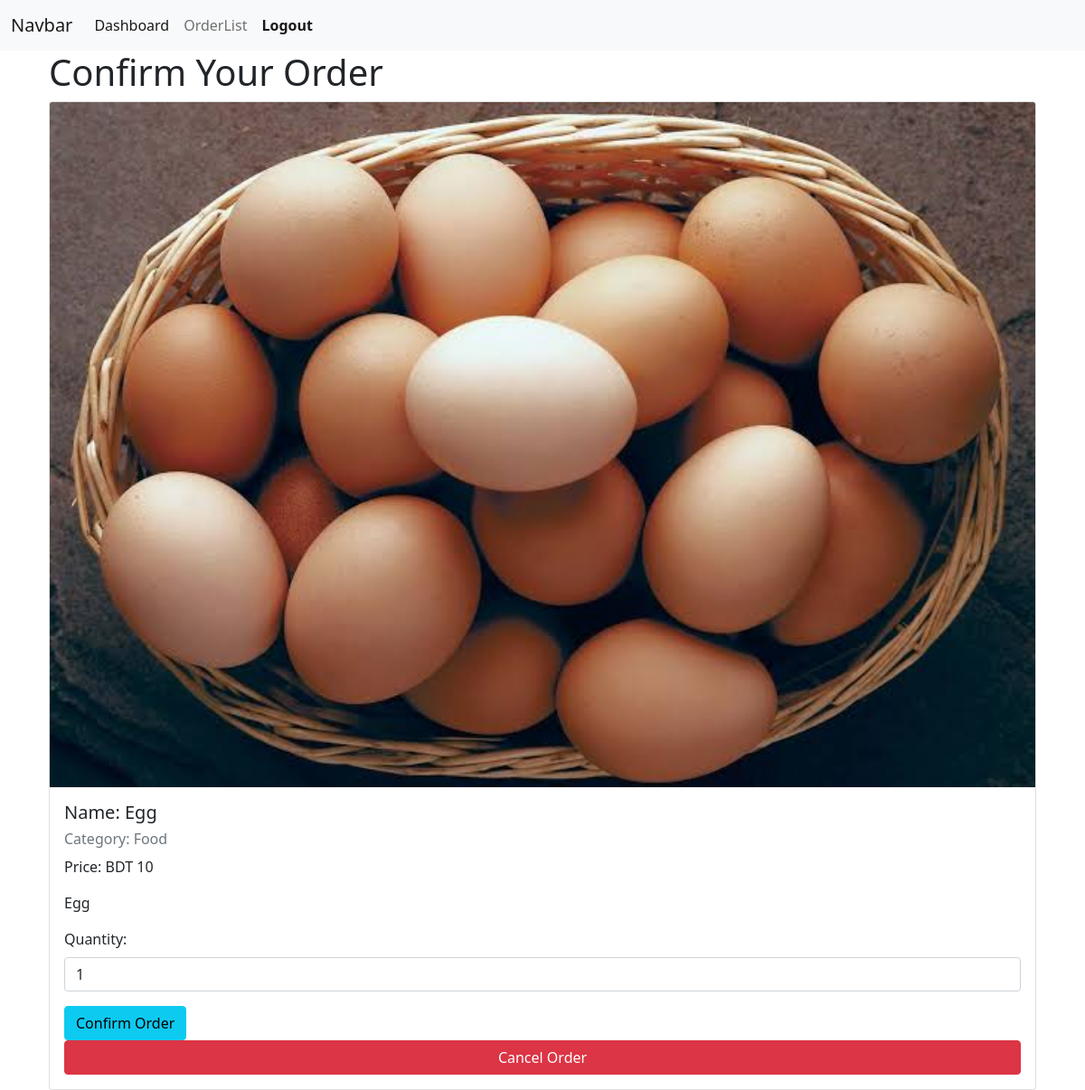
The app's page /viewproduct/2/ with its own data.
### T_RelationApp/models.py (models this page shows, shortened)
class ProductModel(models.Model):
    name =models.CharField(max_length=200, null=True)
    price =models.IntegerField(null=True)
    category =models.ForeignKey(CategoryModel, on_delete=models.CASCADE, null=True)
    description =models.TextField(null=True)
    image =models.ImageField(upload_to='products', null=True)

class CategoryModel(models.Model):
    name =models.CharField(max_length=200, null=True)
    def __str__(self):
        return self.name

### T_RelationApp/views.py (the view, shortened to what this page needs)
# urls.py: path('viewproduct/<int:id>/', viewPage, name='viewProduct'),
def viewPage(request,id):
    viewData = ProductModel.objects.get(id=id)
    con ={
        'data': viewData}
    return render (request, 'pages/viewproduct.html',con)

### T_RelationApp/templates/pages/viewproduct.html (shortened to what this page needs)
{% extends 'base/base.html' %}
{% block body %}
<div class="container ">
  <h1 >Confirm Your Order</h1>
  <div >
    <div >
      <div class="card">
        {% if data.image %}
          <img src="{{ data.image.url }}" class="card-img-top" alt="Product Photo">
        {% else %}
          <div >No photo uploaded</div>
        {% endif %}
        <div class="card-body">
          <h5 class="card-title">Name: {{ data.name }}</h5>
          <h6 class="card-text text-muted">Category: {{ data.category }}</h6>
          <p class="card-text">Price: BDT {{ data.price }}</p>
          <p class="card-text">{{ data.description }}</p>
          <form action="" method="post" class="mt-3">
            <div class="mb-3">
              <label class="form-label">Quantity:</label>
              <input type="number" name="quantity" class="form-control" value="1">
            </div>
            <button class="btn btn-info" type="submit">Confirm Order</button>
            <a class="btn btn-danger w-100" href="{% url 'dashboard' %}">Cancel Order</a>
          </form>
        </div>
      </div>
    </div>
  </div>
</div>
{% endblock body %}

### records on screen
ProductModel: image (picture), name "Egg", category "Food", price "10", description "Egg"
